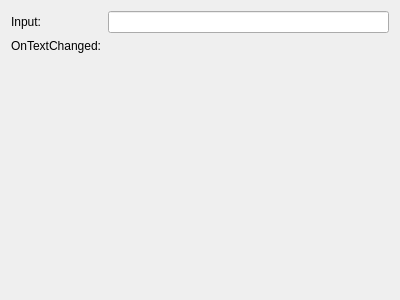
<?xml version="1.0" encoding="UTF-8"?>
<ui version="4.0">
 <class>Widget2</class>
 <widget class="QWidget" name="Widget2">
  <property name="geometry">
   <rect>
    <x>0</x>
    <y>0</y>
    <width>400</width>
    <height>300</height>
   </rect>
  </property>
  <property name="windowTitle">
   <string>Form</string>
  </property>
  <layout class="QFormLayout" name="formLayout">
   <item row="0" column="0">
    <widget class="QLabel" name="label_3">
     <property name="text">
      <string>Input:</string>
     </property>
    </widget>
   </item>
   <item row="0" column="1">
    <widget class="QLineEdit" name="lineEdit"/>
   </item>
   <item row="1" column="0">
    <widget class="QLabel" name="label">
     <property name="text">
      <string>OnTextChanged:</string>
     </property>
    </widget>
   </item>
   <item row="1" column="1">
    <widget class="QLabel" name="OnTextChanged">
     <property name="text">
      <string/>
     </property>
    </widget>
   </item>
  </layout>
 </widget>
 <resources/>
 <connections/>
</ui>
